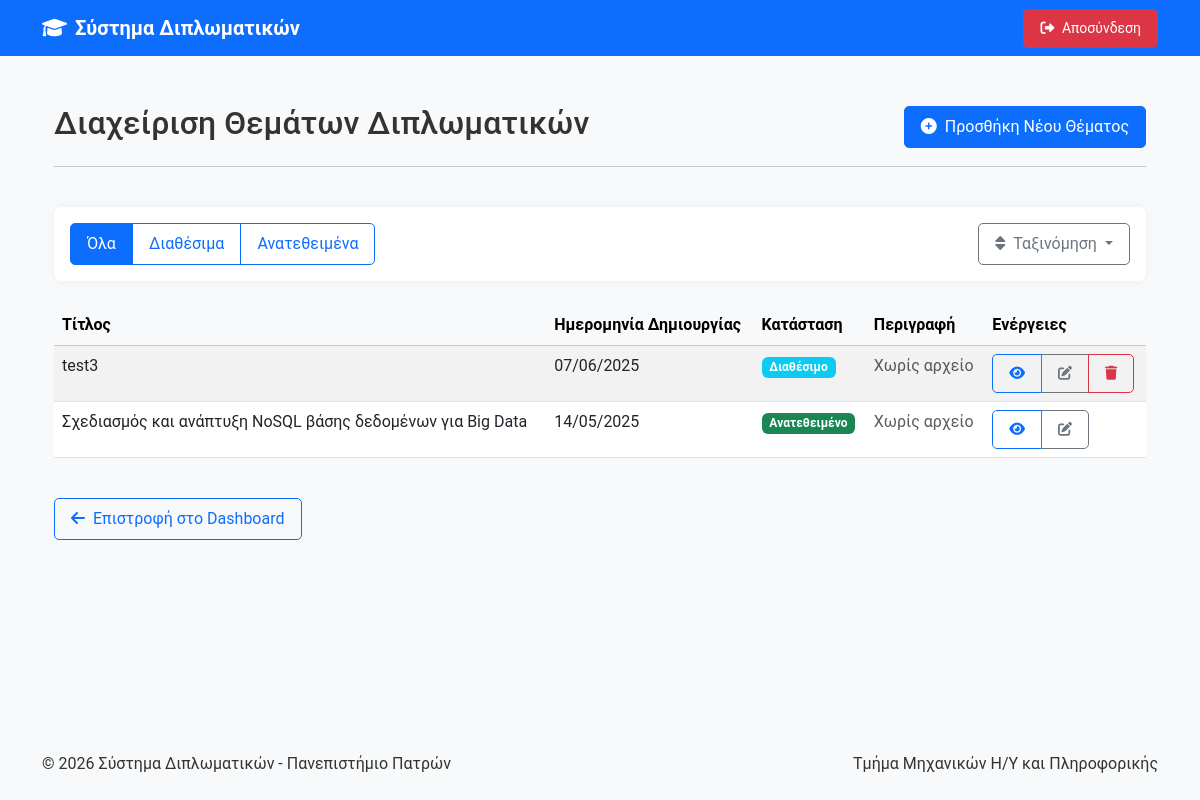
The app's page /pages/professor/thesis_topics.php (signed in) with its own data.
### tables this page shows
CREATE TABLE `thesis_topics` (
  `id` int(11) NOT NULL,
  `professor_id` int(11) NOT NULL,
  `title` varchar(255) NOT NULL,
  `summary` text DEFAULT NULL,
  `description_file` varchar(255) DEFAULT NULL,
  `description_file_type` varchar(50) DEFAULT NULL,
  `created_at` timestamp NOT NULL DEFAULT current_timestamp(),
  `updated_at` timestamp NULL DEFAULT NULL ON UPDATE current_timestamp(),
  `is_assigned` tinyint(1) DEFAULT 0
);

### includes/classes/User.php (called while the page is built, shortened)
<?php
class User {
    public static function isLoggedIn() {
        return isset($_SESSION['user_id']);
    }
}
?>

### pages/professor/thesis_topics.php (the view, shortened to what this page needs)
<?php
require_once '../../includes/classes/User.php';
$db = getDbConnection();
$user_id = User::getCurrentUserId();
$stmt = $db->prepare("
    SELECT p.* FROM professors p
    WHERE p.user_id = :user_id
");
$stmt->bindParam(':user_id', $user_id);
$stmt->execute();
$professor = $stmt->fetch(PDO::FETCH_ASSOC);
$filter = isset($_GET['filter']) ? $_GET['filter'] : 'all';
$sort = isset($_GET['sort']) ? $_GET['sort'] : 'newest';
$query = "SELECT * FROM thesis_topics WHERE professor_id = :professor_id";
if ($sort === 'newest') {
    $query .= " ORDER BY created_at DESC";
} elseif ($sort === 'oldest') {
    $query .= " ORDER BY created_at ASC";
} elseif ($sort === 'title') {
    $query .= " ORDER BY title ASC";
}
$stmt = $db->prepare($query);
$stmt->bindParam(':professor_id', $professor['id']);
$stmt->execute();
$thesis_topics = $stmt->fetchAll(PDO::FETCH_ASSOC);
$pageTitle = 'Διαχείριση Θεμάτων Διπλωματικών';
?>
<?php include '../../templates/header.php'; ?>
<div class="container py-4">
    <div class="row mb-4">
        <div class="col-md-12">
            <div class="d-flex justify-content-between align-items-center">
                <h2><?php echo $pageTitle; ?></h2>
                <a href="add_thesis_topic.php" class="btn btn-primary">
                    <i class="fas fa-plus-circle me-2"></i>Προσθήκη Νέου Θέματος
                </a>
            </div>
            <hr>
        </div>
    </div>
    <div class="row mb-4">
        <div class="col-md-12">
            <div class="card">
                <div class="card-body">
                    <div class="row">
                        <div class="col-md-8">
                            <div class="btn-group" role="group" aria-label="Φίλτρα">
                                <a href="?filter=all&sort=<?php echo $sort; ?>" class="btn btn-outline-primary <?php echo $filter === 'all' ? 'active' : ''; ?>">
                                    Όλα
                                </a>
                                <a href="?filter=available&sort=<?php echo $sort; ?>" class="btn btn-outline-primary <?php echo $filter === 'available' ? 'active' : ''; ?>">
                                    Διαθέσιμα
                                </a>
                                <a href="?filter=assigned&sort=<?php echo $sort; ?>" class="btn btn-outline-primary <?php echo $filter === 'assigned' ? 'active' : ''; ?>">
                                    Ανατεθειμένα
                                </a>
                            </div>
                        </div>
                        <div class="col-md-4">
                            <div class="d-flex justify-content-end">
                                <div class="dropdown">
                                    <button class="btn btn-outline-secondary dropdown-toggle" type="button" id="sortDropdown" data-bs-toggle="dropdown" aria-expanded="false">
                                        <i class="fas fa-sort me-2"></i>Ταξινόμηση
                                    </button>
                                </div>
                            </div>
                        </div>
                    </div>
                </div>
            </div>
        </div>
    </div>
    <div class="row">
        <div class="col-md-12">
            <?php if (empty($thesis_topics)): ?>
                <div class="alert alert-info">
                    <i class="fas fa-info-circle me-2"></i>Δεν βρέθηκαν θέματα διπλωματικών που να ταιριάζουν με τα κριτήρια αναζήτησης.
                </div>
            <?php else: ?>
                <div class="table-responsive">
                    <table class="table table-hover table-striped">
                        <thead class="table-primary">
                            <tr>
                                <th>Τίτλος</th>
                                <th>Ημερομηνία Δημιουργίας</th>
                                <th>Κατάσταση</th>
                                <th>Περιγραφή</th>
                                <th>Ενέργειες</th>
                            </tr>
                        </thead>
                        <tbody>
                            <?php foreach ($thesis_topics as $topic): ?>
                                <tr>
                                    <td><?php echo htmlspecialchars($topic['title']); ?></td>
                                    <td><?php echo date('d/m/Y', strtotime($topic['created_at'])); ?></td>
                                    <td>
                                        <?php if ($topic['is_assigned']): ?>
                                            <span class="badge bg-success">Ανατεθειμένο</span>
                                        <?php else: ?>
                                            <span class="badge bg-info">Διαθέσιμο</span>
                                        <?php endif; ?>
                                    </td>
                                    <td>
                                        <?php if (!empty($topic['description_file'])): ?>
                                            <a href="<?php echo SITE_URL; ?>/uploads/thesis_files/<?php echo $topic['description_file']; ?>" target="_blank" class="btn btn-sm btn-outline-info">
                                                <i class="fas fa-file-alt me-1"></i>Προβολή
                                            </a>
                                        <?php else: ?>
                                            <span class="text-muted">Χωρίς αρχείο</span>
                                        <?php endif; ?>
                                    </td>
                                    <td>
                                        <div class="btn-group" role="group">
                                            <a href="view_thesis_topic.php?id=<?php echo $topic['id']; ?>" class="btn btn-sm btn-outline-primary">
                                                <i class="fas fa-eye"></i>
                                            </a>
                                            <a href="edit_thesis_topic.php?id=<?php echo $topic['id']; ?>" class="btn btn-sm btn-outline-secondary">
                                                <i class="fas fa-edit"></i>
                                            </a>
                                            <?php if (!$topic['is_assigned']): ?>
                                                <button type="button" class="btn btn-sm btn-outline-danger" data-bs-toggle="modal" data-bs-target="#deleteModal<?php echo $topic['id']; ?>">
                                                    <i class="fas fa-trash"></i>
                                                </button>
                                            <?php endif; ?>
                                        </div>
                                    </td>
                                </tr>
                            <?php endforeach; ?>
                        </tbody>
                    </table>
                </div>
            <?php endif; ?>
        </div>
    </div>
    <div class="row mt-4">
        <div class="col-md-12">
            <a href="dashboard.php" class="btn btn-outline-primary">
                <i class="fas fa-arrow-left me-2"></i>Επιστροφή στο Dashboard
            </a>
        </div>
    </div>
</div>
<?php include '../../templates/footer.php'; ?>

### templates/header.php (shortened to what this page needs)
<!DOCTYPE html>
<html lang="el">
<head>
    <link href="https://cdn.jsdelivr.net/npm/bootstrap@5.3.0/dist/css/bootstrap.min.css" rel="stylesheet">
    <link href="https://cdnjs.cloudflare.com/ajax/libs/font-awesome/6.0.0/css/all.min.css" rel="stylesheet">
    <link href="<?php echo SITE_URL; ?>/assets/css/style.css" rel="stylesheet">
</head>
<body class="d-flex flex-column min-vh-100">
    <header>
        <nav class="navbar navbar-dark bg-primary">
            <div class="container">
                <a class="navbar-brand fw-bold" href="<?php echo SITE_URL; ?>">
                    <i class="fas fa-graduation-cap me-2"></i><?php echo SITE_NAME; ?>
                </a>
                <div class="d-flex">
                    <?php if (User::isLoggedIn()): ?>
                        <a href="<?php echo SITE_URL; ?>/pages/auth/signout.php" class="btn btn-danger btn-sm">
                            <i class="fas fa-sign-out-alt me-1"></i> Αποσύνδεση
                        </a>
                    <?php endif; ?>
                </div>
            </div>
        </nav>
    </header>
    <main class="container py-4 flex-grow-1">

### templates/footer.php (shortened to what this page needs)
    </main>
    <footer class="bg-light py-4 mt-auto">
        <div class="container">
            <div class="row">
                <div class="col-md-6">
                    <p class="mb-0">&copy; <?php echo date('Y'); ?> <?php echo SITE_NAME; ?> - Πανεπιστήμιο Πατρών</p>
                </div>
                <div class="col-md-6 text-md-end">
                    <p class="mb-0">Τμήμα Μηχανικών Η/Υ και Πληροφορικής</p>
                </div>
            </div>
        </div>
    </footer>
</body>
</html>

### assets/css/style.css (style rules this page uses)
body { font-family: 'Roboto', 'Helvetica Neue', Arial, sans-serif; background-color: #f8f9fa; color: #333; }
.table th { background-color: #f8f9fa; }
.card { box-shadow: 0 0 10px rgba(0, 0, 0, 0.05); border: none; border-radius: 8px; transition: transform 0.3s ease, box-shadow 0.3s ease; }
.btn { border-radius: 5px; padding: 0.5rem 1rem; }

### records on screen
thesis_topics: title "test3", created_at "07/06/2025", is_assigned "Διαθέσιμο", shows "Χωρίς αρχείο"
thesis_topics: title "Σχεδιασμός και ανάπτυξη NoSQL βάσης δεδομένων για Big Data", created_at "14/05/2025", is_assigned "Ανατεθειμένο", shows "Χωρίς αρχείο"

### other values on screen
SITE_NAME "Σύστημα Διπλωματικών"
$pageTitle "Διαχείριση Θεμάτων Διπλωματικών"
